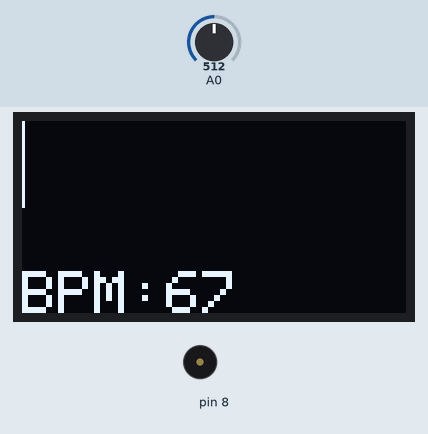
Simulated run of this sketch. Board: Arduino Uno, built with avr-gcc and run on an emulated ATmega328P. Shown: 128×64 one-colour display, buzzer (waves = sounding). The test bench sets the inputs (shaded band); at power-on: A0 = 512. Random numbers use the default seed unless the sketch sets one; what the sketch prints to the serial monitor is not drawn.

Above: at 1.7 s.
1.8 s: A0 set to 540
At 3.3 s:
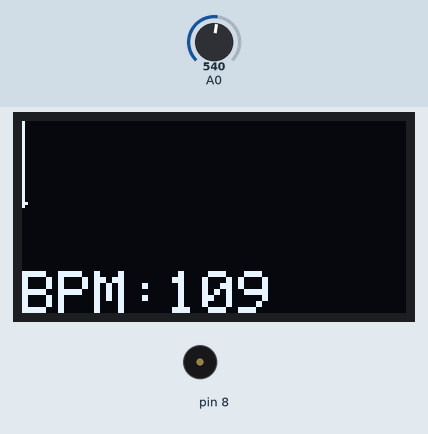
6.6 s: A0 set to 520
At 7.8 s:
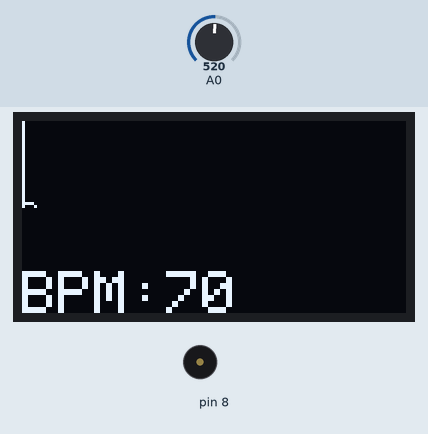
8.7 s: A0 set to 511
At 10.9 s:
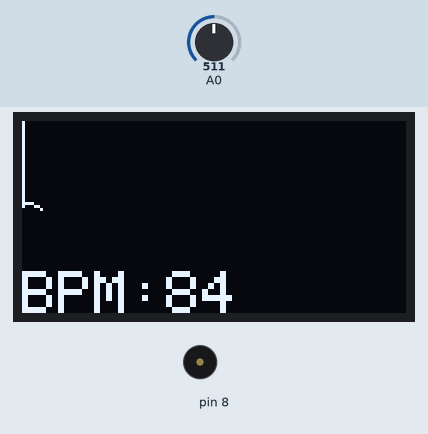
Timing chart, 0 to 17.4 s (numbered marks = the images above; inputs shaded):
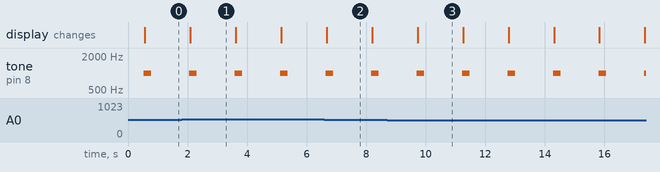

The sketch:

Random.ino
```cpp
#include <Adafruit_SSD1306.h>
#include <math.h>
#include <SoftwareSerial.h>
SoftwareSerial s(3, 1);
#define OLED_Address 0x3C
Adafruit_SSD1306 oled(128, 64);

int a = 0;
int lasta = 0;
int lastb = 0;
int LastTime = 0;
int ThisTime;
bool BPMTiming = false;
bool BeatComplete = false;
int BPM = 0;
#define UpperThreshold 560
#define LowerThreshold 530

void setup() {
  Serial.begin(115200);
  s.begin(115200);
  Serial.println(BPM);
  delay(500);
  oled.begin(SSD1306_SWITCHCAPVCC, OLED_Address);
  oled.clearDisplay();
  oled.setTextSize(2);
}

void loop()
{
  if (a > 127)
  {
    oled.clearDisplay();
    a = 0;
    lasta = a;
  }

  ThisTime = millis();
  int value = analogRead(0);
  oled.setTextColor(WHITE);
  int b = 60 - (value / 16);
  oled.writeLine(lasta, lastb, a, b, WHITE);
  lastb = b;
  lasta = a;

  BPM = random(60, 120);
  tone(8, 1000, 250);

  oled.writeFillRect(0, 50, 128, 16, BLACK);
  oled.setCursor(0, 50);
  oled.print("BPM:");
  oled.print(BPM);

  oled.display();
  a++;
  Serial.println(BPM);
  delay(1000);
  s.write(BPM);
  delay(500);
}
```

Measured:
- by itself, tone on pin 8: alternates 1000 Hz for 0.25 s and silent for 1.3 s
- what the display in image 1 shows lasts 1.5 s, from 2.1 s to 3.6 s
